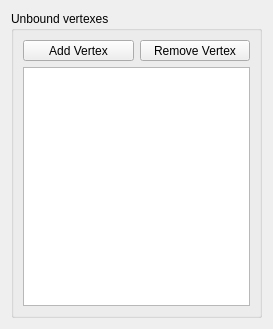
<?xml version="1.0" encoding="UTF-8"?>
<ui version="4.0">
 <class>SurfaceGui::TaskFillingVertex</class>
 <widget class="QWidget" name="SurfaceGui::TaskFillingVertex">
  <property name="geometry">
   <rect>
    <x>0</x>
    <y>0</y>
    <width>273</width>
    <height>329</height>
   </rect>
  </property>
  <property name="windowTitle">
   <string>Vertexes</string>
  </property>
  <layout class="QGridLayout" name="gridLayout_2">
   <item row="0" column="0">
    <widget class="QGroupBox" name="groupBox">
     <property name="title">
      <string>Unbound vertexes</string>
     </property>
     <layout class="QGridLayout" name="gridLayout">
      <item row="0" column="0">
       <layout class="QHBoxLayout" name="horizontalLayout">
        <item>
         <widget class="QToolButton" name="buttonVertexAdd">
          <property name="enabled">
           <bool>true</bool>
          </property>
          <property name="sizePolicy">
           <sizepolicy hsizetype="Expanding" vsizetype="Fixed">
            <horstretch>0</horstretch>
            <verstretch>0</verstretch>
           </sizepolicy>
          </property>
          <property name="text">
           <string>Add Vertex</string>
          </property>
          <property name="checked">
           <bool>false</bool>
          </property>
         </widget>
        </item>
        <item>
         <widget class="QToolButton" name="buttonVertexRemove">
          <property name="sizePolicy">
           <sizepolicy hsizetype="Expanding" vsizetype="Fixed">
            <horstretch>0</horstretch>
            <verstretch>0</verstretch>
           </sizepolicy>
          </property>
          <property name="text">
           <string>Remove Vertex</string>
          </property>
         </widget>
        </item>
       </layout>
      </item>
      <item row="1" column="0">
       <widget class="QListWidget" name="listFreeVertex"/>
      </item>
     </layout>
    </widget>
   </item>
  </layout>
 </widget>
 <resources/>
 <connections/>
</ui>
